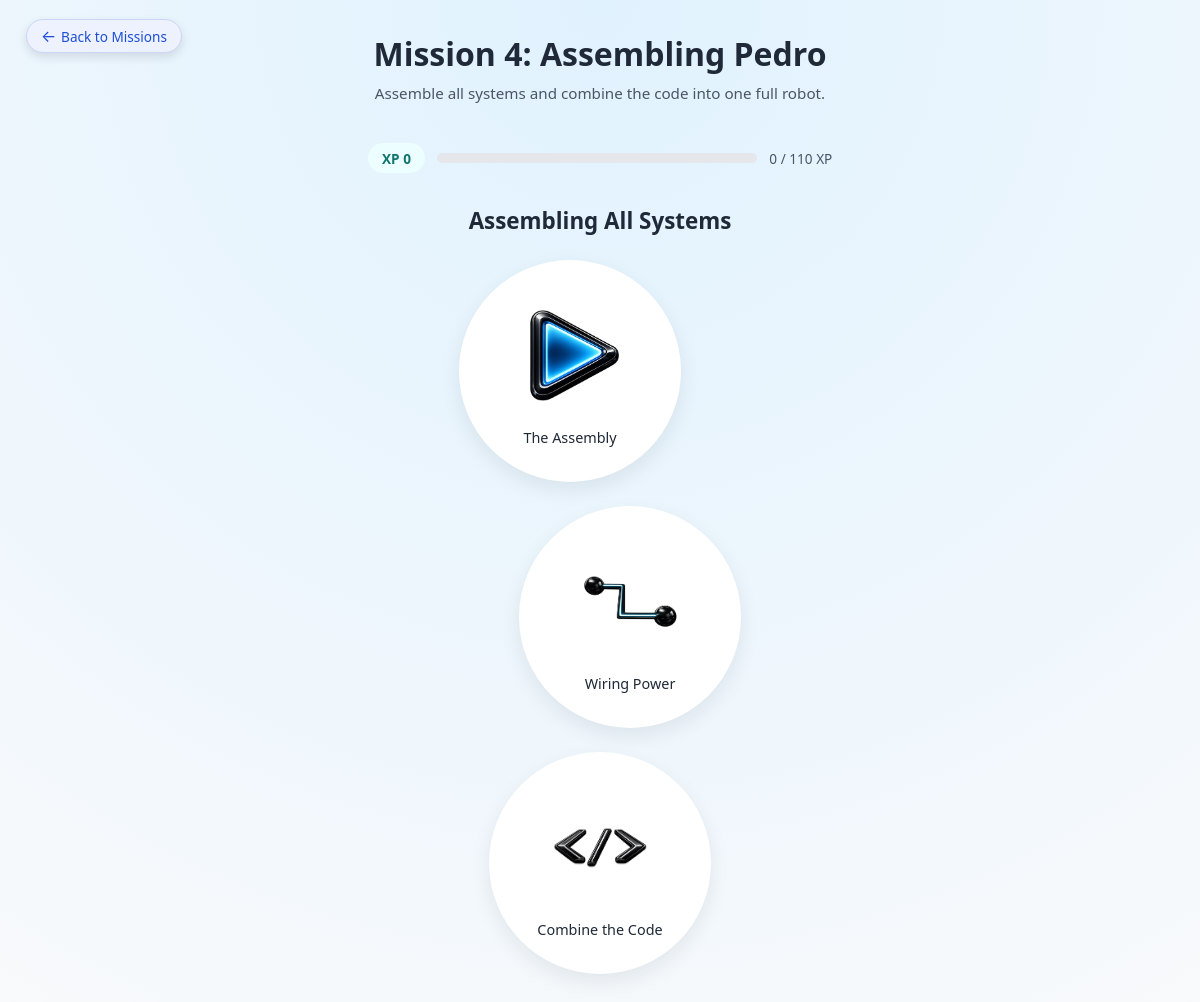
/lessons/mission-4/, run on the app's committed database.
### lessons/models.py (models this page shows, shortened)
class Step(models.Model):
    CONTENT_CHOICES = [
        ("video", "Video"),
        ("cards", "Cards"),
    ]
    slug = models.SlugField(max_length=100)
    title = models.CharField(max_length=255)
    parent_slug = models.SlugField(max_length=100)
    order = models.PositiveIntegerField(default=1)
    content_mode = models.CharField(max_length=10, choices=CONTENT_CHOICES)
    has_quiz = models.BooleanField(default=False)
    youtube_id = models.CharField(max_length=50, blank=True)
    xp_on_complete = models.PositiveIntegerField(default=0)
    xp_on_quiz_correct = models.PositiveIntegerField(default=0)
    class Meta:
        ordering = ["parent_slug", "order"]
        unique_together = ("slug", "parent_slug")

### lessons/views.py (the view)
# urls.py: path("mission-4/", views.mission_4_assemble_pedro, name="mission_4_assemble_pedro"),
def mission_4_assemble_pedro(request):
    user = _get_user(request)
    steps = [dict(step) for step in MISSION4_STEPS]
    step_map = {
        step.slug: step
        for step in LessonStep.objects.filter(parent_slug="mission-4")
    }
    completed_ids = _completed_step_ids(user, "mission-4")
    for step_item in steps:
        step = step_map.get(step_item["slug"])
        step_item["is_complete"] = False
        if step:
            step_item["title"] = step.title
            step_item["content_mode"] = step.content_mode
            step_item["is_complete"] = step.id in completed_ids
    xp_total, xp_max, xp_percent = _get_xp_stats("mission-4", user)
    return render(
        request,
        "lessons/mission_4_assemble_pedro.html",
        {
            "steps": steps,
            "xp_total": xp_total,
            "xp_max": xp_max,
            "xp_percent": xp_percent,
            "can_track_progress": bool(user),
        },
    )

### lessons/views.py (called while the page is built)
def _get_demo_user():
    User = get_user_model()
    username_field = User.USERNAME_FIELD
    demo_value = "demo@example.com" if "email" in username_field else "demo-user"
    lookup = {username_field: demo_value}
    defaults = {"is_active": True}
    if "username" not in lookup and any(field.name == "username" for field in User._meta.fields):
        defaults["username"] = "demo-user"
    demo_user, _ = User.objects.get_or_create(**lookup, defaults=defaults)
    return demo_user

def _get_user(request):
    user = getattr(request, "user", None)
    if user and user.is_authenticated:
        return user
    if DEMO_MODE:
        return _get_demo_user()
    return None

def _completion_qs(user):
    if user:
        return LessonStepCompletion.objects.filter(user=user)
    return LessonStepCompletion.objects.none()

def _completed_step_ids(user, parent_prefix=""):
    qs = _completion_qs(user).filter(is_complete=True)
    if parent_prefix:
        qs = qs.filter(step__parent_slug__startswith=parent_prefix)
    return set(qs.values_list("step_id", flat=True))

def _get_xp_stats(prefix, user):
    if not prefix:
        return 0, 0, 0
    steps = list(LessonStep.objects.filter(parent_slug__startswith=prefix))
    xp_max = sum(
        step.xp_on_complete + (step.xp_on_quiz_correct if step.has_quiz else 0)
        for step in steps
    )
    xp_total = (
        _completion_qs(user)
        .filter(step__parent_slug__startswith=prefix)
        .aggregate(total=Sum("xp_earned"))["total"]
        or 0
    )
    xp_percent = int((xp_total / xp_max) * 100) if xp_max else 0
    if xp_percent > 100:
        xp_percent = 100
    return xp_total, xp_max, xp_percent

### lessons/templates/lessons/mission_4_assemble_pedro.html (shortened to what this page needs)
{% load static %}
<!DOCTYPE html>
<html lang="en">
<head>
  <link rel="stylesheet" href="{% static 'css/icons.css' %}" />
  <link rel="stylesheet" href="{% static 'css/responsive-overrides.css' %}" />
</head>
<body>
  <a href="{% url 'lessons:missions_home' %}" class="back-button">
    <span class="back-arrow">&larr;</span>
    Back to Missions
  </a>
  <header class="page-header">
    <h1>Mission 4: Assembling Pedro</h1>
    <p>Assemble all systems and combine the code into one full robot.</p>
  </header>
  <div class="xp-summary" aria-label="Mission 4 XP progress">
    <div class="xp-pill">XP {{ xp_total|default:"0" }}</div>
    <div class="xp-progress" role="progressbar" aria-valuenow="{{ xp_total|default:'0' }}" aria-valuemin="0" aria-valuemax="{{ xp_max|default:'0' }}">
    </div>
    <div class="xp-label">{{ xp_total|default:"0" }} / {{ xp_max|default:"0" }} XP</div>
  </div>
  <section class="section">
    <h2 class="section-title">Assembling All Systems</h2>
    <div class="vertical-path">
      {% for step in steps %}
            <div class="circle-card{% if step.is_complete %} is-complete{% endif %}" id="lesson-{{ step.slug }}">
              <a href="{% url 'lessons:mission_4_step_detail' step.slug %}" class="circle-link">
                <div class="circle-image-wrapper">
                  {% if forloop.first %}
                    <img
                      src="{% static 'lessons/mission3/play_icon.png' %}"
                      alt="{{ step.title }}"
                      class="circle-image play-icon"
                    />
                  {% elif forloop.counter == 2 %}
                    <img
                      src="{% static 'lessons/mission3/breadboard_icon.png' %}"
                      alt="{{ step.title }}"
                      class="circle-image"
                    />
                  {% elif forloop.counter == 3 %}
                    <img
                      src="{% static 'lessons/mission3/code_icon.png' %}"
                      alt="{{ step.title }}"
                      class="circle-image"
                    />
                  {% else %}
                    <img
                      src="{% static 'lessons/icons/lessons-gear.png' %}"
                      alt="{{ step.title }}"
                      class="circle-image"
                    />
                  {% endif %}
                </div>
                <div class="circle-name">{{ step.title }}</div>
              </a>
            </div>
          {% endfor %}
    </div>
  </section>
</body>
</html>

### lessons/static/css/responsive-overrides.css (style rules this page uses)
body { padding: clamp(1rem, 4vw, 2rem); caret-color: transparent; -webkit-user-select: none; -ms-user-select: none; user-select: none; }
.circle-card { width: clamp(150px, 22vw, 190px); height: clamp(150px, 22vw, 190px); }
.circle-card .circle-image-wrapper, .circle-image-wrapper { width: clamp(90px, 16vw, 120px); height: clamp(90px, 16vw, 120px); }
.circle-image { max-width: 100%; max-height: 100%; object-fit: contain; }
.xp-summary { display: flex; align-items: center; justify-content: center; gap: 0.75rem; flex-wrap: wrap; margin: 1rem auto 2rem; }
.xp-pill { background: #ecfeff; color: #0f766e; border-radius: 999px; padding: 0.35rem 0.9rem; font-weight: 700; font-size: 0.85rem; }
.xp-progress { width: min(320px, 70vw); height: 10px; border-radius: 999px; background: #e5e7eb; overflow: hidden; }
.xp-label { font-size: 0.85rem; color: #475569; }

### lessons/templates/lessons/mission_4_assemble_pedro.html (style rules this page uses)
body { margin: 0; padding: 2rem; font-family: system-ui, -apple-system, BlinkMacSystemFont, "Segoe UI", sans-serif; background: radial-gradient(circle at top, #e0f2fe, #f9fafb); color: #1f2937; }
h1, h2, h3, p { margin: 0; }
.back-button { position: fixed; top: 1.2rem; left: 1.6rem; padding: 0.4rem 0.9rem; font-size: 0.85rem; border-radius: 999px; border: 1px solid #cbd5f5; background: #eef2ff; color: #1d4ed8; text-decoration: none; display: inline-flex; align-items: center; gap: 0.3rem; box-shadow: 0 4px 10px rgba(15, 23, 42, 0.12); z-index: 50; }
.back-arrow { font-size: 1rem; line-height: 1; }
.page-header { text-align: center; margin-bottom: 2.5rem; }
.page-header h1 { font-size: 2rem; margin-bottom: 0.5rem; }
.page-header p { color: #4b5563; font-size: 0.95rem; }
.section { margin-bottom: 3.75rem; }
.section-title { font-size: 1.4rem; margin-bottom: 1.5rem; font-weight: 700; text-align: center; }
.vertical-path { display: flex; flex-direction: column; align-items: center; gap: 1.5rem; margin: 0 auto; position: relative; }
.circle-card { width: 190px; height: 190px; border-radius: 50%; background: #ffffff; box-shadow: 0 8px 20px rgba(15, 23, 42, 0.08); display: flex; flex-direction: column; align-items: center; justify-content: center; cursor: pointer; user-select: none; transition: transform 0.2s ease, box-shadow 0.2s ease, margin 0.2s ease; text-align: center; padding: 1rem; }
.circle-link { text-decoration: none; color: inherit; display: flex; flex-direction: column; align-items: center; justify-content: center; width: 100%; height: 100%; }
.circle-image-wrapper { width: 120px; height: 120px; padding: 6px; box-sizing: border-box; margin-bottom: 0.6rem; margin-top: 0; border-radius: 999px; overflow: hidden; display: flex; align-items: center; justify-content: center; }
.circle-image { width: 95px; height: 95px; max-width: 100%; max-height: 100%; object-fit: contain; display: block; }
.play-icon { width: 95px; height: 95px; margin: 0 auto; transform: translateX(4px); }
.circle-name { font-size: 0.9rem; font-weight: 500; color: #1f2937; width: 100%; margin-top: 0.2rem; }
.vertical-path .circle-card:nth-child(odd) { margin-left: -30px; margin-right: 30px; }
.vertical-path .circle-card:nth-child(even) { margin-left: 30px; margin-right: -30px; }
.vertical-path .circle-card:last-child { margin-left: 0; margin-right: 0; }

### data on the page
Step: title "The Assembly"
Step: title "Wiring Power"
Step: title "Combine the Code"

### other printed values
{{ xp_total|default:"0" }} "0"
{{ xp_max|default:"0" }} "110"
